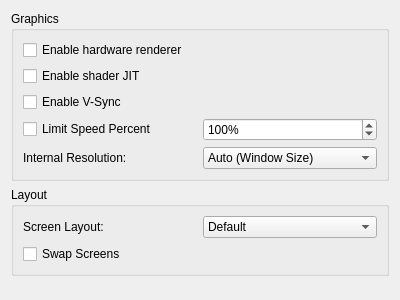
<?xml version="1.0" encoding="UTF-8"?>
<ui version="4.0">
  <class>ConfigureGraphics</class>
  <widget class="QWidget" name="ConfigureGraphics">
    <property name="geometry">
      <rect>
        <x>0</x>
        <y>0</y>
        <width>400</width>
        <height>300</height>
      </rect>
    </property>
    <property name="windowTitle">
      <string>Form</string>
    </property>
    <layout class="QVBoxLayout" name="verticalLayout">
      <item>
        <layout class="QVBoxLayout" name="verticalLayout_3">
          <item>
            <widget class="QGroupBox" name="groupBox">
              <property name="title">
                <string>Graphics</string>
              </property>
              <layout class="QVBoxLayout" name="verticalLayout_2">
                <item>
                  <widget class="QCheckBox" name="toggle_hw_renderer">
                    <property name="text">
                      <string>Enable hardware renderer</string>
                    </property>
                  </widget>
                </item>
                <item>
                  <widget class="QCheckBox" name="toggle_shader_jit">
                    <property name="text">
                      <string>Enable shader JIT</string>
                    </property>
                  </widget>
                </item>
                <item>
                  <widget class="QCheckBox" name="toggle_vsync">
                    <property name="text">
                      <string>Enable V-Sync</string>
                    </property>
                  </widget>
                </item>
                <item>
                  <layout class="QHBoxLayout" name="horizontalLayout_2">
                    <item>
                      <widget class="QCheckBox" name="toggle_frame_limit">
                        <property name="text">
                          <string>Limit Speed Percent</string>
                        </property>
                      </widget>
                    </item>
                    <item>
                      <widget class="QSpinBox" name="frame_limit">
                        <property name="suffix">
                          <string>%</string>
                        </property>
                        <property name="minimum">
                          <number>1</number>
                        </property>
                        <property name="maximum">
                          <number>9999</number>
                        </property>
                        <property name="value">
                          <number>100</number>
                        </property>
                      </widget>
                    </item>
                  </layout>
                </item>
                <item>
                  <layout class="QHBoxLayout" name="horizontalLayout">
                    <item>
                      <widget class="QLabel" name="label">
                        <property name="text">
                          <string>Internal Resolution:</string>
                        </property>
                      </widget>
                    </item>
                    <item>
                      <widget class="QComboBox" name="resolution_factor_combobox">
                        <item>
                          <property name="text">
                            <string>Auto (Window Size)</string>
                          </property>
                        </item>
                        <item>
                          <property name="text">
                            <string>Native (400x240)</string>
                          </property>
                        </item>
                        <item>
                          <property name="text">
                            <string>2x Native (800x480)</string>
                          </property>
                        </item>
                        <item>
                          <property name="text">
                            <string>3x Native (1200x720)</string>
                          </property>
                        </item>
                        <item>
                          <property name="text">
                            <string>4x Native (1600x960)</string>
                          </property>
                        </item>
                        <item>
                          <property name="text">
                            <string>5x Native (2000x1200)</string>
                          </property>
                        </item>
                        <item>
                          <property name="text">
                            <string>6x Native (2400x1440)</string>
                          </property>
                        </item>
                        <item>
                          <property name="text">
                            <string>7x Native (2800x1680)</string>
                          </property>
                        </item>
                        <item>
                          <property name="text">
                            <string>8x Native (3200x1920)</string>
                          </property>
                        </item>
                        <item>
                          <property name="text">
                            <string>9x Native (3600x2160)</string>
                          </property>
                        </item>
                        <item>
                          <property name="text">
                            <string>10x Native (4000x2400)</string>
                          </property>
                        </item>
                      </widget>
                    </item>
                  </layout>
                </item>
              </layout>
            </widget>
          </item>
        </layout>
      </item>
      <item>
        <widget class="QGroupBox" name="layoutBox">
          <property name="title">
            <string>Layout</string>
          </property>
          <layout class="QHBoxLayout" name="horizontalLayout_3">
            <item>
              <layout class="QVBoxLayout" name="verticalLayout_4">
                <item>
                  <layout class="QHBoxLayout" name="horizontalLayout_4">
                    <item>
                      <widget class="QLabel" name="label1">
                        <property name="text">
                          <string>Screen Layout:</string>
                        </property>
                      </widget>
                    </item>
                    <item>
                      <widget class="QComboBox" name="layout_combobox">
                        <item>
                          <property name="text">
                            <string>Default</string>
                          </property>
                        </item>
                        <item>
                          <property name="text">
                            <string>Single Screen</string>
                          </property>
                        </item>
                        <item>
                          <property name="text">
                            <string>Large Screen</string>
                          </property>
                        </item>
                        <item>
                          <property name="text">
                            <string>Side by Side</string>
                          </property>
                        </item>
                      </widget>
                    </item>
                  </layout>
                </item>
                <item>
                  <widget class="QCheckBox" name="swap_screen">
                    <property name="text">
                      <string>Swap Screens</string>
                    </property>
                  </widget>
                </item>
              </layout>
            </item>
          </layout>
        </widget>
      </item>
      <item>
        <spacer name="verticalSpacer">
          <property name="orientation">
            <enum>Qt::Vertical</enum>
          </property>
          <property name="sizeHint" stdset="0">
            <size>
              <width>20</width>
              <height>40</height>
            </size>
          </property>
        </spacer>
      </item>
    </layout>
  </widget>
  <resources/>
  <connections>
    <connection>
      <sender>toggle_hw_renderer</sender>
      <signal>toggled(bool)</signal>
      <receiver>resolution_factor_combobox</receiver>
      <slot>setEnabled(bool)</slot>
    </connection>
  </connections>
</ui>
